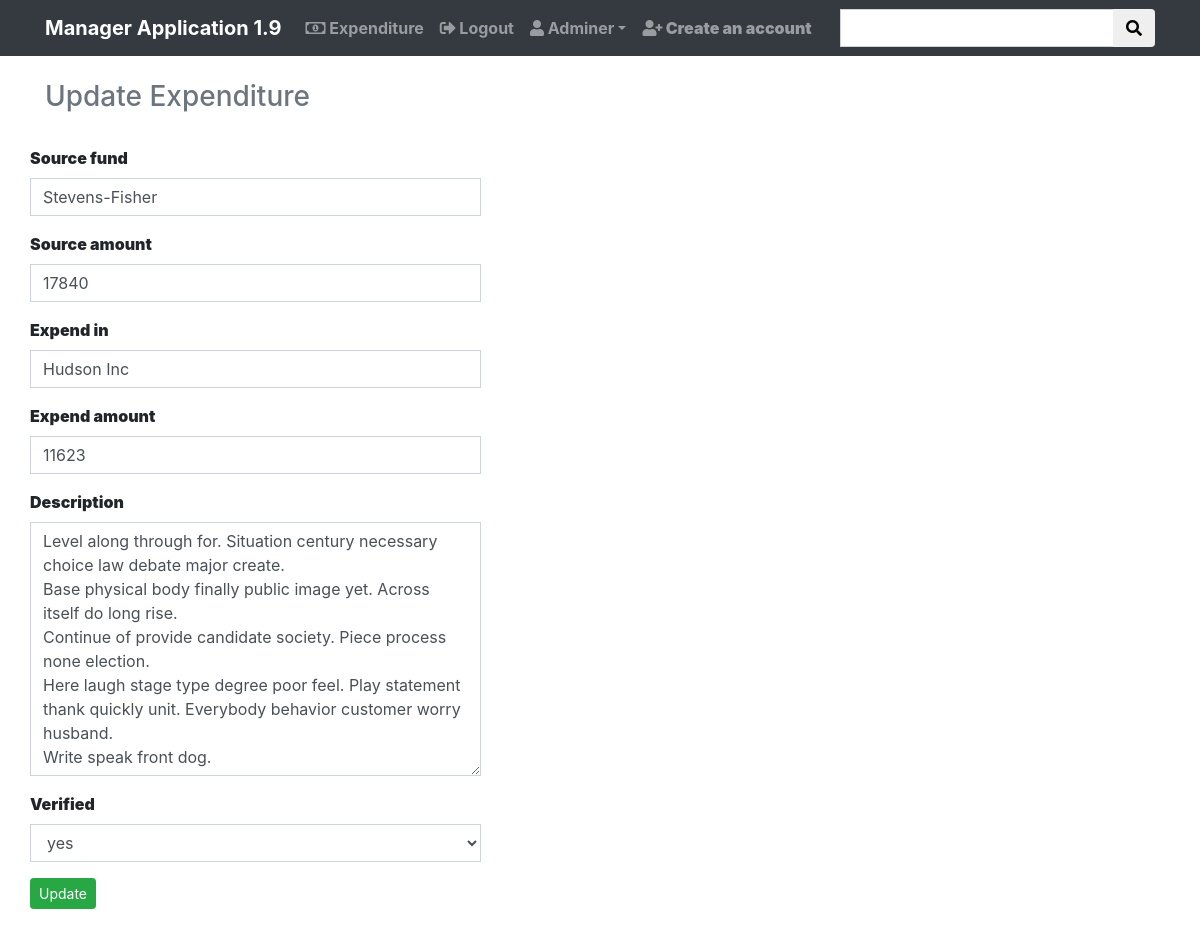
The app's page /expenditure//update/415/ (signed in) with its own data.
### expend/models.py (models this page shows, shortened)
class Expend(models.Model):
    select = (
        ('yes', 'yes'),
        ('no', 'no')
    )
    by_user = models.CharField(max_length=255, blank=False, unique=False, null=True)
    added_date = models.DateTimeField(auto_now_add=True)
    updated_date = models.DateTimeField(auto_now=True)
    source_fund = models.CharField(max_length=255)
    source_amount = models.PositiveIntegerField()
    expend_in = models.CharField(max_length=255)
    expend_amount = models.PositiveIntegerField()
    description = models.TextField(blank=True)
    verified = models.CharField(choices=select, max_length=255, default='no')

### expend/views.py (the view)
# urls.py: path('/update/<int:pk>/', login_required(views.ExpendUpdateView.as_view()),
class ExpendUpdateView(UpdateView):
    model = models.Expend
    template_name = 'expend/expend_form.html'
    success_url = ''
    context_object_name = 'form'
    fields = ('source_fund', 'source_amount', 'expend_in', 'expend_amount', 'description', 'verified')

### expend/templates/expend/expend_form.html (shortened to what this page needs)
{% extends 'base.html' %}
{% block content %}
{% if request.user.is_authenticated %}
    {% if request.user.is_superuser %}
        <div class="container">
            <h3 class="text-muted">{% if form.instance.pk %}Update{% else %}Add{% endif %} Expenditure</h3><br>
            <div class="row">
                <form method="post">
                    {% include 'form.html' %}
                    <button class="btn btn-sm btn-success">{% if form.instance.pk %}Update{% else %}Add{% endif %}</button>
                </form>
            </div>
        </div>
    {% endif %}
{% endif %}
{% endblock %}

### templates/base.html (shortened to what this page needs)
<!DOCTYPE html>
{% load staticfiles %}
<html lang="en">
<head>
    <link rel="stylesheet" href="https://use.fontawesome.com/releases/v5.0.8/css/all.css">
    <link rel="stylesheet" href="https://maxcdn.bootstrapcdn.com/bootstrap/4.0.0/css/bootstrap.min.css">
</head>
<body>
    <nav class="navbar navbar-expand-sm navbar-dark bg-dark">
        <div class="container">
            <a class="navbar-brand" href="{% url 'account:home' %}"><b>Manager Application 1.9</b></a>
            <div class="collapse navbar-collapse" id="navbarNavDropdown">
                <ul class="navbar-nav mr-auto">
                    {% if request.user.is_authenticated %}
                        <li class="nav-item">
                            <b><a class="nav-link" href="{% url 'expenditure:expend' %}"><i class="far fa-money-bill-alt"></i> Expenditure</a></b>
                        </li>
                        <li class="nav-item">
                            <b><a class="nav-link" href="{% url 'account:logout' %}"><i class="fas fa-sign-out-alt"></i> Logout</a></b>
                        </li>
                        <li class="nav-item dropdown">
                            <a  class="nav-link dropdown-toggle" id="navbarDropdownMenuLink" data-toggle="dropdown" aria-haspopup="true" aria-expanded="false" href="#"><b><i class="fas fa-user"></i> {{ request.user.username|title }}<b></a>
                        </li>
                        {% if request.user.is_authenticated and request.user.is_superuser %}
                            <li class="nav-item">
                                <b><a class="nav-link" href="{% url 'account:signup' %}"><i class="fas fa-user-plus"></i> Create an account</a></b>
                            </li>
                        {% endif %}
                    {% else %}
                        <li class="nav-item">
                            <b><a class="nav-link" href="{% url 'account:login' %}">Login</a></b>
                        </li>
                    {% endif %}
                </ul>
                <form method="get" class="form-inline" action="{% url 'expenditure:search' %}">
                    <div class="input-group">
                      <input type="text" class="form-control" name="search" value="{{ query_string }}">
                      <div class="input-group-append">
                        <button class="btn" type="submit"><i class="fas fa-search"></i></button>
                      </div>
                    </div>
                </form>
            </div>
        </div>
    </nav>
{% block header %}
<br/>
{% endblock %}
{% block content %}{% endblock %}
{% block footer %}
<br/>
{% endblock %}
</body>
</html>

### templates/form.html
{% load bootstrap4 %}
{% bootstrap_form form %}

### templates/base.html (style rules this page uses)
.form-control { border-radius:0px; }

### records on screen
Expend: source_fund "Stevens-Fisher", source_amount "17840", expend_in "Hudson Inc", expend_amount "11623", description "Level along through for. Situation century necessary choice law debate major create. Base physical body finally public image yet. Across itself do long rise. Continue of provide candidate society. Piece process none election. Here laugh stage type degree poor feel. Play statement thank quickly unit. Everybody behavior customer worry husband. Write speak front dog.", verified "yes"

### other values on screen
{{ request.user.username|title }} "Adminer"
